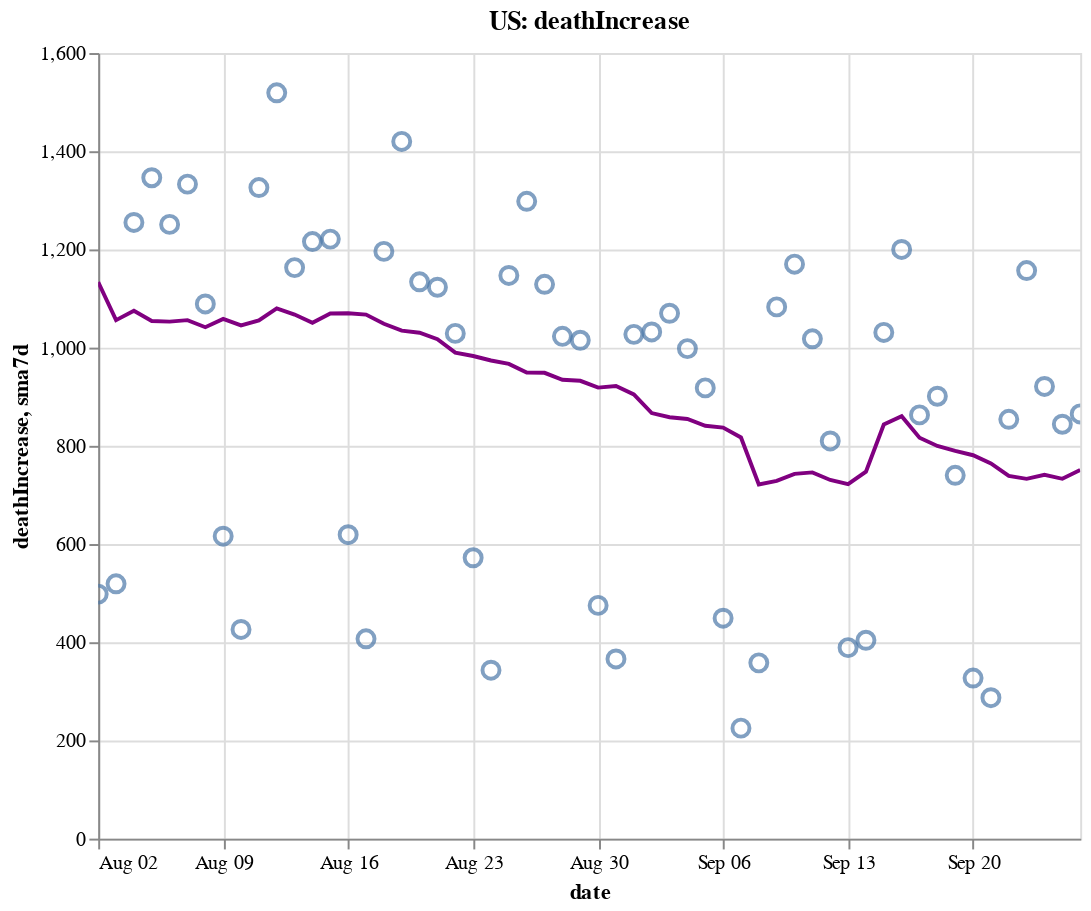

Notebook cell for this chart:
### Code cell
create_plot(us, 'deathIncrease')

### Figure 1 — Vega-Lite specification as saved in the notebook (floating-point values rounded to 4 significant figures)
{"config": {"view": {"continuousWidth": 400, "continuousHeight": 300}}, "layer": [{"layer": [{"mark": {"type": "point", "size": 75}, "encoding": {"tooltip": [{"type": "temporal", "field": "date"}, {"type": "quantitative", "field": "deathIncrease"}, {"type": "quantitative", "field": "sma7d"}], "x": {"type": "temporal", "field": "date"}, "y": {"type": "quantitative", "field": "deathIncrease"}}, "selection": {"selector006": {"type": "interval", "bind": "scales", "encodings": ["x", "y"]}}}, {"mark": {"type": "line", "color": "purple"}, "encoding": {"x": {"type": "temporal", "field": "date"}, "y": {"type": "quantitative", "field": "sma7d"}}}]}, {"mark": {"type": "rule", "color": "#aaa"}, "encoding": {"x": {"type": "temporal", "field": "date"}}, "transform": [{"filter": {"selection": "selector005"}}]}, {"mark": "circle", "encoding": {"opacity": {"condition": {"value": 1, "selection": "selector005"}, "value": 0}, "tooltip": [{"type": "temporal", "field": "date"}, {"type": "quantitative", "field": "deathIncrease"}, {"type": "quantitative", "field": "sma7d"}], "x": {"type": "temporal", "field": "date"}, "y": {"type": "quantitative", "field": "deathIncrease"}}, "selection": {"selector005": {"type": "single", "encodings": ["x"], "on": "mouseover", "nearest": true, "empty": "none"}}}, {"mark": {"type": "text", "align": "left", "dx": 5, "dy": -5, "stroke": "white", "strokeWidth": 2}, "encoding": {"text": {"type": "quantitative", "field": "deathIncrease"}, "tooltip": [{"type": "temporal", "field": "date"}, {"type": "quantitative", "field": "deathIncrease"}, {"type": "quantitative", "field": "sma7d"}], "x": {"type": "temporal", "field": "date"}, "y": {"type": "quantitative", "field": "deathIncrease"}}, "transform": [{"filter": {"selection": "selector005"}}]}, {"mark": {"type": "text", "align": "left", "dx": 5, "dy": -5}, "encoding": {"text": {"type": "quantitative", "field": "deathIncrease"}, "tooltip": [{"type": "temporal", "field": "date"}, {"type": "quantitative", "field": "deathIncrease"}, {"type": "quantitative", "field": "sma7d"}], "x": {"type": "temporal", "field": "date"}, "y": {"type": "quantitative", "field": "deathIncrease"}}, "transform": [{"filter": {"selection": "selector005"}}]}], "data": {"name": "data-b661cf6e1ae45b04b4853c315b545293"}, "height": 400, "title": "US: deathIncrease", "width": 500, "$schema": "https://vega.github.io/schema/vega-lite/v4.8.1.json", "datasets": {"data-b661cf6e1ae45b04b4853c315b545293": [{"date": "2020-08-02T00:00:00", "totalTestResultsIncrease": 703800.0, "positiveIncrease": 46810.0, "death": 147000.0, "deathIncrease": 498.0, "positiveRate": 0.067, "state": "US", "sma7d": 1133.0}, {"date": "2020-08-03T00:00:00", "totalTestResultsIncrease": 765700.0, "positiveIncrease": 49710.0, "death": 147600.0, "deathIncrease": 519.0, "positiveRate": 0.065, "state": "US", "sma7d": 1056.0}, {"date": "2020-08-04T00:00:00", "totalTestResultsIncrease": 731100.0, "positiveIncrease": 51870.0, "death": 148800.0, "deathIncrease": 1255.0, "positiveRate": 0.071, "state": "US", "sma7d": 1075.0}, {"date": "2020-08-05T00:00:00", "totalTestResultsIncrease": 712500.0, "positiveIncrease": 52320.0, "death": 150200.0, "deathIncrease": 1346.0, "positiveRate": 0.073, "state": "US", "sma7d": 1054.0}, {"date": "2020-08-06T00:00:00", "totalTestResultsIncrease": 785200.0, "positiveIncrease": 54190.0, "death": 151400.0, "deathIncrease": 1251.0, "positiveRate": 0.069, "state": "US", "sma7d": 1053.0}, {"date": "2020-08-07T00:00:00", "totalTestResultsIncrease": 803500.0, "positiveIncrease": 61340.0, "death": 152700.0, "deathIncrease": 1333.0, "positiveRate": 0.076, "state": "US", "sma7d": 1056.0}, {"date": "2020-08-08T00:00:00", "totalTestResultsIncrease": 688700.0, "positiveIncrease": 53710.0, "death": 153800.0, "deathIncrease": 1089.0, "positiveRate": 0.078, "state": "US", "sma7d": 1042.0}, {"date": "2020-08-09T00:00:00", "totalTestResultsIncrease": 726200.0, "positiveIncrease": 50630.0, "death": 154500.0, "deathIncrease": 616.0, "positiveRate": 0.07, "state": "US", "sma7d": 1058.0}, {"date": "2020-08-10T00:00:00", "totalTestResultsIncrease": 753200.0, "positiveIncrease": 42090.0, "death": 154900.0, "deathIncrease": 426.0, "positiveRate": 0.056, "state": "US", "sma7d": 1045.0}, {"date": "2020-08-11T00:00:00", "totalTestResultsIncrease": 756100.0, "positiveIncrease": 55700.0, "death": 156200.0, "deathIncrease": 1326.0, "positiveRate": 0.074, "state": "US", "sma7d": 1055.0}, {"date": "2020-08-12T00:00:00", "totalTestResultsIncrease": 487500.0, "positiveIncrease": 56130.0, "death": 157700.0, "deathIncrease": 1519.0, "positiveRate": 0.115, "state": "US", "sma7d": 1080.0}, {"date": "2020-08-13T00:00:00", "totalTestResultsIncrease": 925200.0, "positiveIncrease": 51760.0, "death": 158900.0, "deathIncrease": 1163.0, "positiveRate": 0.056, "state": "US", "sma7d": 1067.0}, {"date": "2020-08-14T00:00:00", "totalTestResultsIncrease": 885500.0, "positiveIncrease": 55640.0, "death": 160100.0, "deathIncrease": 1216.0, "positiveRate": 0.063, "state": "US", "sma7d": 1051.0}, {"date": "2020-08-15T00:00:00", "totalTestResultsIncrease": 779600.0, "positiveIncrease": 56150.0, "death": 161300.0, "deathIncrease": 1221.0, "positiveRate": 0.072, "state": "US", "sma7d": 1070.0}, {"date": "2020-08-16T00:00:00", "totalTestResultsIncrease": 808100.0, "positiveIncrease": 42490.0, "death": 161900.0, "deathIncrease": 619.0, "positiveRate": 0.053, "state": "US", "sma7d": 1070.0}, {"date": "2020-08-17T00:00:00", "totalTestResultsIncrease": 685800.0, "positiveIncrease": 37880.0, "death": 162400.0, "deathIncrease": 407.0, "positiveRate": 0.055, "state": "US", "sma7d": 1067.0}, {"date": "2020-08-18T00:00:00", "totalTestResultsIncrease": 673700.0, "positiveIncrease": 40800.0, "death": 163500.0, "deathIncrease": 1196.0, "positiveRate": 0.061, "state": "US", "sma7d": 1049.0}, {"date": "2020-08-19T00:00:00", "totalTestResultsIncrease": 703900.0, "positiveIncrease": 44960.0, "death": 165000.0, "deathIncrease": 1420.0, "positiveRate": 0.064, "state": "US", "sma7d": 1035.0}, {"date": "2020-08-20T00:00:00", "totalTestResultsIncrease": 726300.0, "positiveIncrease": 43760.0, "death": 166100.0, "deathIncrease": 1134.0, "positiveRate": 0.06, "state": "US", "sma7d": 1030.0}, {"date": "2020-08-21T00:00:00", "totalTestResultsIncrease": 785000.0, "positiveIncrease": 46560.0, "death": 167200.0, "deathIncrease": 1123.0, "positiveRate": 0.059, "state": "US", "sma7d": 1017.0}, {"date": "2020-08-22T00:00:00", "totalTestResultsIncrease": 794300.0, "positiveIncrease": 46240.0, "death": 168300.0, "deathIncrease": 1029.0, "positiveRate": 0.058, "state": "US", "sma7d": 989.7}, {"date": "2020-08-23T00:00:00", "totalTestResultsIncrease": 645300.0, "positiveIncrease": 37570.0, "death": 168800.0, "deathIncrease": 572.0, "positiveRate": 0.058, "state": "US", "sma7d": 983.0}, {"date": "2020-08-24T00:00:00", "totalTestResultsIncrease": 713500.0, "positiveIncrease": 34640.0, "death": 169200.0, "deathIncrease": 343.0, "positiveRate": 0.049, "state": "US", "sma7d": 973.9}, {"date": "2020-08-25T00:00:00", "totalTestResultsIncrease": 664000.0, "positiveIncrease": 36380.0, "death": 170300.0, "deathIncrease": 1147.0, "positiveRate": 0.055, "state": "US", "sma7d": 966.9}, {"date": "2020-08-26T00:00:00", "totalTestResultsIncrease": 680600.0, "positiveIncrease": 44050.0, "death": 171600.0, "deathIncrease": 1298.0, "positiveRate": 0.065, "state": "US", "sma7d": 949.4}, {"date": "2020-08-27T00:00:00", "totalTestResultsIncrease": 791600.0, "positiveIncrease": 43980.0, "death": 172700.0, "deathIncrease": 1129.0, "positiveRate": 0.056, "state": "US", "sma7d": 948.7}, {"date": "2020-08-28T00:00:00", "totalTestResultsIncrease": 818700.0, "positiveIncrease": 46550.0, "death": 173800.0, "deathIncrease": 1023.0, "positiveRate": 0.057, "state": "US", "sma7d": 934.4}, {"date": "2020-08-29T00:00:00", "totalTestResultsIncrease": 815400.0, "positiveIncrease": 44500.0, "death": 174800.0, "deathIncrease": 1015.0, "positiveRate": 0.055, "state": "US", "sma7d": 932.4}, {"date": "2020-08-30T00:00:00", "totalTestResultsIncrease": 774300.0, "positiveIncrease": 39500.0, "death": 175300.0, "deathIncrease": 475.0, "positiveRate": 0.051, "state": "US", "sma7d": 918.6}, {"date": "2020-08-31T00:00:00", "totalTestResultsIncrease": 705100.0, "positiveIncrease": 31410.0, "death": 175600.0, "deathIncrease": 366.0, "positiveRate": 0.045, "state": "US", "sma7d": 921.9}, {"date": "2020-09-01T00:00:00", "totalTestResultsIncrease": 732400.0, "positiveIncrease": 42430.0, "death": 176600.0, "deathIncrease": 1027.0, "positiveRate": 0.058, "state": "US", "sma7d": 904.7}, {"date": "2020-09-02T00:00:00", "totalTestResultsIncrease": 683900.0, "positiveIncrease": 30600.0, "death": 177700.0, "deathIncrease": 1032.0, "positiveRate": 0.045, "state": "US", "sma7d": 866.7}, {"date": "2020-09-03T00:00:00", "totalTestResultsIncrease": 798200.0, "positiveIncrease": 44710.0, "death": 178700.0, "deathIncrease": 1070.0, "positiveRate": 0.056, "state": "US", "sma7d": 858.3}, {"date": "2020-09-04T00:00:00", "totalTestResultsIncrease": 949700.0, "positiveIncrease": 51590.0, "death": 179700.0, "deathIncrease": 998.0, "positiveRate": 0.054, "state": "US", "sma7d": 854.7}, {"date": "2020-09-05T00:00:00", "totalTestResultsIncrease": 876600.0, "positiveIncrease": 44900.0, "death": 180700.0, "deathIncrease": 918.0, "positiveRate": 0.051, "state": "US", "sma7d": 840.9}, {"date": "2020-09-06T00:00:00", "totalTestResultsIncrease": 782400.0, "positiveIncrease": 33120.0, "death": 181100.0, "deathIncrease": 449.0, "positiveRate": 0.042, "state": "US", "sma7d": 837.1}, {"date": "2020-09-07T00:00:00", "totalTestResultsIncrease": 615300.0, "positiveIncrease": 28680.0, "death": 181300.0, "deathIncrease": 225.0, "positiveRate": 0.047, "state": "US", "sma7d": 817.0}, {"date": "2020-09-08T00:00:00", "totalTestResultsIncrease": 540000.0, "positiveIncrease": 22220.0, "death": 181700.0, "deathIncrease": 358.0, "positiveRate": 0.041, "state": "US", "sma7d": 721.4}, {"date": "2020-09-09T00:00:00", "totalTestResultsIncrease": 626200.0, "positiveIncrease": 30980.0, "death": 182800.0, "deathIncrease": 1083.0, "positiveRate": 0.049, "state": "US", "sma7d": 728.7}, {"date": "2020-09-10T00:00:00", "totalTestResultsIncrease": 690300.0, "positiveIncrease": 37580.0, "death": 184000.0, "deathIncrease": 1170.0, "positiveRate": 0.054, "state": "US", "sma7d": 743.0}, {"date": "2020-09-11T00:00:00", "totalTestResultsIncrease": 826400.0, "positiveIncrease": 44930.0, "death": 185000.0, "deathIncrease": 1018.0, "positiveRate": 0.054, "state": "US", "sma7d": 745.9}, {"date": "2020-09-12T00:00:00", "totalTestResultsIncrease": 903400.0, "positiveIncrease": 42090.0, "death": 185800.0, "deathIncrease": 810.0, "positiveRate": 0.047, "state": "US", "sma7d": 730.4}, {"date": "2020-09-13T00:00:00", "totalTestResultsIncrease": 728200.0, "positiveIncrease": 34450.0, "death": 186200.0, "deathIncrease": 389.0, "positiveRate": 0.047, "state": "US", "sma7d": 721.9}, {"date": "2020-09-14T00:00:00", "totalTestResultsIncrease": 445800.0, "positiveIncrease": 33860.0, "death": 186600.0, "deathIncrease": 404.0, "positiveRate": 0.076, "state": "US", "sma7d": 747.4}, {"date": "2020-09-15T00:00:00", "totalTestResultsIncrease": 724800.0, "positiveIncrease": 35440.0, "death": 187600.0, "deathIncrease": 1031.0, "positiveRate": 0.049, "state": "US", "sma7d": 843.6}, {"date": "2020-09-16T00:00:00", "totalTestResultsIncrease": 729600.0, "positiveIncrease": 40020.0, "death": 188800.0, "deathIncrease": 1200.0, "positiveRate": 0.055, "state": "US", "sma7d": 860.3}, {"date": "2020-09-17T00:00:00", "totalTestResultsIncrease": 841900.0, "positiveIncrease": 43560.0, "death": 189700.0, "deathIncrease": 863.0, "positiveRate": 0.052, "state": "US", "sma7d": 816.4}, {"date": "2020-09-18T00:00:00", "totalTestResultsIncrease": 985000.0, "positiveIncrease": 47490.0, "death": 190600.0, "deathIncrease": 901.0, "positiveRate": 0.048, "state": "US", "sma7d": 799.7}, {"date": "2020-09-19T00:00:00", "totalTestResultsIncrease": 1066000.0, "positiveIncrease": 45540.0, "death": 191300.0, "deathIncrease": 740.0, "positiveRate": 0.043, "state": "US", "sma7d": 789.7}, {"date": "2020-09-20T00:00:00", "totalTestResultsIncrease": 905300.0, "positiveIncrease": 36300.0, "death": 191600.0, "deathIncrease": 327.0, "positiveRate": 0.04, "state": "US", "sma7d": 780.9}, {"date": "2020-09-21T00:00:00", "totalTestResultsIncrease": 725300.0, "positiveIncrease": 39470.0, "death": 191900.0, "deathIncrease": 287.0, "positiveRate": 0.054, "state": "US", "sma7d": 764.1}, {"date": "2020-09-22T00:00:00", "totalTestResultsIncrease": 770000.0, "positiveIncrease": 49440.0, "death": 192800.0, "deathIncrease": 854.0, "positiveRate": 0.064, "state": "US", "sma7d": 738.9}, {"date": "2020-09-23T00:00:00", "totalTestResultsIncrease": 923700.0, "positiveIncrease": 38570.0, "death": 193900.0, "deathIncrease": 1157.0, "positiveRate": 0.042, "state": "US", "sma7d": 732.7}, {"date": "2020-09-24T00:00:00", "totalTestResultsIncrease": 940400.0, "positiveIncrease": 43770.0, "death": 194900.0, "deathIncrease": 921.0, "positiveRate": 0.047, "state": "US", "sma7d": 741.0}, {"date": "2020-09-25T00:00:00", "totalTestResultsIncrease": 1012000.0, "positiveIncrease": 55530.0, "death": 195700.0, "deathIncrease": 844.0, "positiveRate": 0.055, "state": "US", "sma7d": 732.9}, {"date": "2020-09-26T00:00:00", "totalTestResultsIncrease": 1003000.0, "positiveIncrease": 47620.0, "death": 196500.0, "deathIncrease": 865.0, "positiveRate": 0.047, "state": "US", "sma7d": 750.7}]}}
